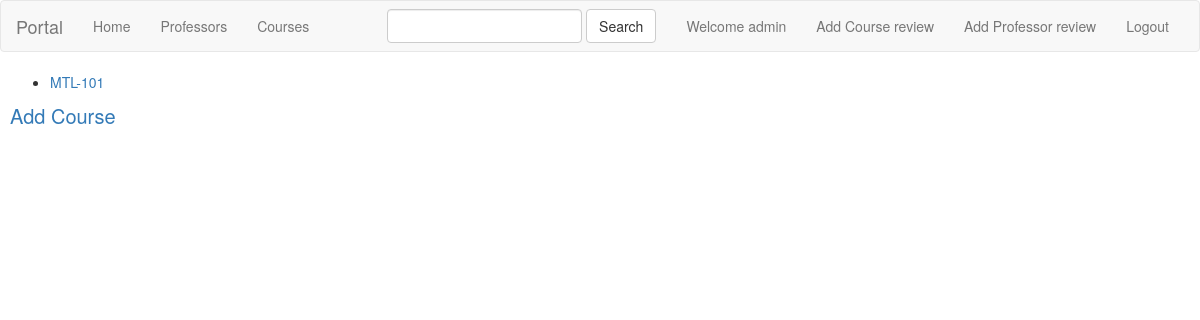
The app's page /courses/ (signed in), older data.
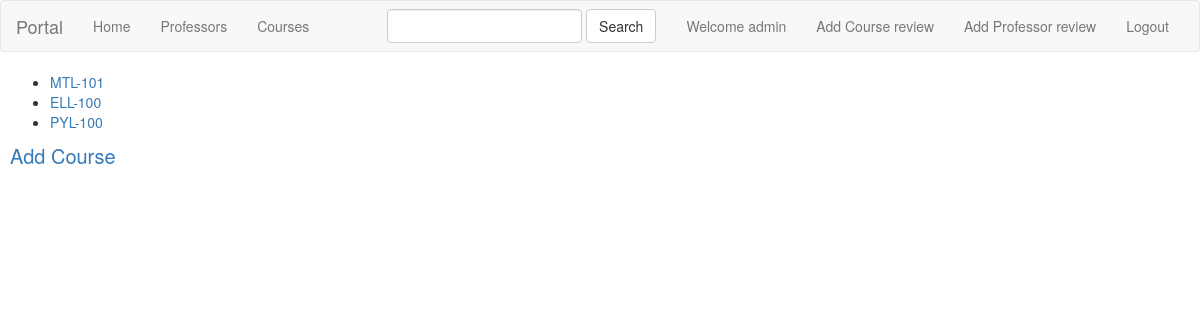
The same page, newer data.
### courses/models.py (models this page shows, shortened)
class Course(models.Model):
    name = models.CharField(max_length=100)
    department = models.CharField(max_length=100)
    profs_teaching = models.ManyToManyField(Professor,related_name='all_courses_taught')

### courses/views.py (the view)
class IndexView(generic.ListView):
    template_name = 'courses/index.html'
    context_object_name = 'all_courses'
    def get_queryset(self):
        return Course.objects.all()

### courses/templates/courses/index.html
{% extends 'root/base.html' %}
{% block body %}
<ul>
    {% for course in all_courses %}
        <li><a href="{% url 'courses:detail' course.id %}"> {{ course.name }} </a></li>
    {% endfor %}
</ul>
{% if request.user.is_superuser %}
<a href="{% url 'courses:create_course' %}"><p>Add Course</p></a>
{% endif %}
{% endblock %}

Row changes from the older to the newer data that the page shows:
added Course: name "ELL-100"
added Course: name "PYL-100"
